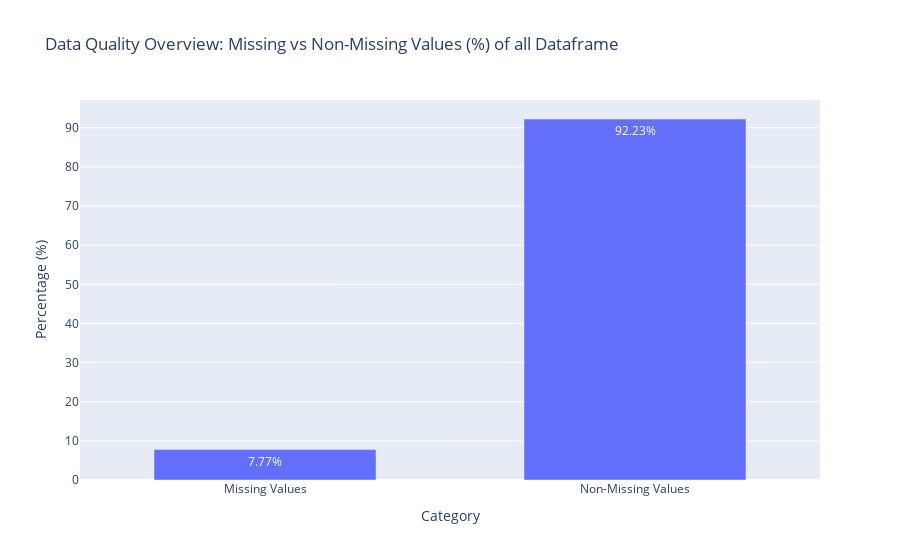

The notebook cell saved with this chart:
### Code cell
# Bar Chart: % Missing vs % Non-Missing Values (Plotly)
# --------------------------
# Calculate percentage of missing values
total_missing_percent = (total_missing / total_cells) * 100

# Calculate percentage of non-missing values
total_non_missing_percent = 100 - total_missing_percent

# Prepare data for the bar chart
data = {
    'Category': ['Missing Values', 'Non-Missing Values'],
    'Percentage': [total_missing_percent, total_non_missing_percent]
}

# Create bar chart
fig = px.bar(
    data,
    x='Category',
    y='Percentage',
    title='Data Quality Overview: Missing vs Non-Missing Values (%) of all Dataframe',
    text='Percentage'
)

# Place text inside bars
fig.update_traces(
    texttemplate='%{text:.2f}%',
    textposition='inside'
)

# Improve layout to ensure text fits inside
fig.update_layout(
    yaxis_title='Percentage (%)',
    xaxis_title='Category',
    uniformtext_minsize=12,
    uniformtext_mode='show',
    bargap=0.4,
)

fig.show()

### Figure 1 — Plotly figure (JSON) as saved in the notebook; plotly's stock layout.template omitted (floating-point values rounded to 4 significant figures)
{"data": [{"alignmentgroup": "True", "hovertemplate": "Category=%{x}<br>Percentage=%{text}<extra></extra>", "legendgroup": "", "marker": {"color": "#636efa", "pattern": {"shape": ""}}, "name": "", "offsetgroup": "", "orientation": "v", "showlegend": false, "text": [7.769, 92.23], "textposition": "inside", "texttemplate": "%{text:.2f}%", "type": "bar", "x": ["Missing Values", "Non-Missing Values"], "xaxis": "x", "y": [7.769, 92.23], "yaxis": "y"}], "layout": {"bargap": 0.4, "barmode": "relative", "legend": {"tracegroupgap": 0}, "title": {"text": "Data Quality Overview: Missing vs Non-Missing Values (%) of all Dataframe"}, "uniformtext": {"minsize": 12, "mode": "show"}, "xaxis": {"anchor": "y", "domain": [0, 1], "title": {"text": "Category"}}, "yaxis": {"anchor": "x", "domain": [0, 1], "title": {"text": "Percentage (%)"}}}}
